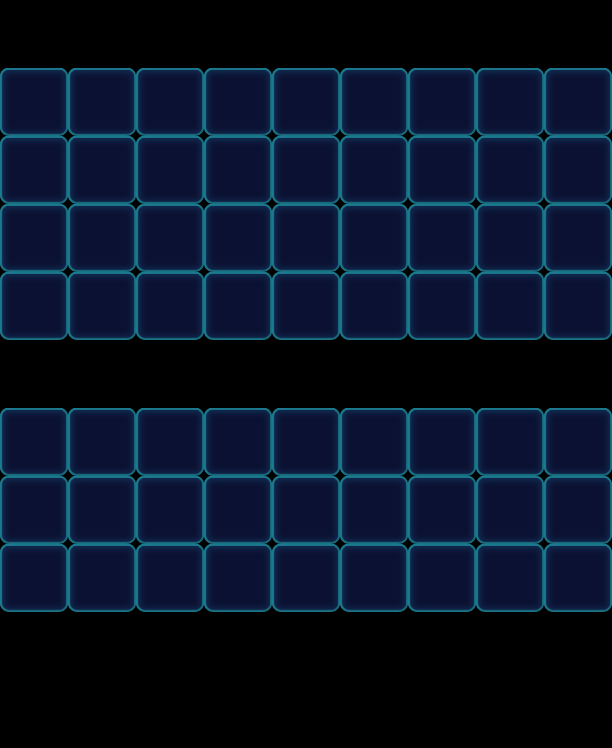

A 2D game scene composited from a Tiled map and its tileset images. What follows is a short description and the map's XML, with each tile layer's data collapsed to a summary:
An orthogonal 9x11 tile map with 68x68 px tiles, 1 tile layer (Valid), 2 tilesets and 36 objects (18x Factory_Normal, 9x Monster, 9x Stone).

<map version="1.0" orientation="orthogonal" width="9" height="11" tilewidth="68" tileheight="68">
 <tileset firstgid="1" name="game_grid1" tilewidth="68" tileheight="68">
  <image source="game_grid1.png" width="68" height="68" />
 </tileset>
 <tileset firstgid="2" name="map" tilewidth="68" tileheight="68">
  <image source="map.png" width="1024" height="1024" />
 </tileset>
 <layer name="Valid" width="9" height="11">
  <data>[99 cells, 63 non-empty, 1 distinct tile ids]</data>
 </layer>
 <objectgroup name="BottomObj" width="9" height="11" />
 <objectgroup name="MiddleObj" width="9" height="11">
  <object type="Monster" gid="18" x="0" y="612">
   <properties>
    <property name="Bubble" value="1" />
    <property name="Color" value="Pink" />
   </properties>
  </object>
  <object type="Monster" gid="18" x="340" y="612">
   <properties>
    <property name="Bubble" value="1" />
    <property name="Color" value="Pink" />
   </properties>
  </object>
  <object type="Monster" gid="19" x="408" y="612">
   <properties>
    <property name="Bubble" value="1" />
    <property name="Color" value="Yellow" />
   </properties>
  </object>
  <object type="Monster" gid="3" x="204" y="612">
   <properties>
    <property name="Bubble" value="1" />
    <property name="Color" value="Green" />
   </properties>
  </object>
  <object type="Monster" gid="17" x="272" y="612">
   <properties>
    <property name="Bubble" value="1" />
    <property name="Color" value="Purple" />
   </properties>
  </object>
  <object type="Monster" gid="19" x="136" y="612">
   <properties>
    <property name="Bubble" value="1" />
    <property name="Color" value="Yellow" />
   </properties>
  </object>
  <object type="Monster" gid="2" x="476" y="612">
   <properties>
    <property name="Bubble" value="1" />
    <property name="Color" value="Blue" />
   </properties>
  </object>
  <object type="Monster" gid="2" x="68" y="612">
   <properties>
    <property name="Bubble" value="1" />
    <property name="Color" value="Blue" />
   </properties>
  </object>
  <object type="Monster" gid="3" x="544" y="612">
   <properties>
    <property name="Bubble" value="1" />
    <property name="Color" value="Green" />
   </properties>
  </object>
 </objectgroup>
 <objectgroup color="#000000" name="TopObj" width="9" height="11">
  <object name="10" type="Factory_Normal" x="0" y="0" width="68" height="68">
   <properties>
    <property name="FactoryColorsConfig" value="Blue,Green,Yellow,Pink,Purple" />
   </properties>
  </object>
  <object name="10" type="Factory_Normal" x="68" y="0" width="68" height="68">
   <properties>
    <property name="FactoryColorsConfig" value="Blue,Green,Yellow,Pink,Purple" />
   </properties>
  </object>
  <object name="10" type="Factory_Normal" x="136" y="0" width="68" height="68">
   <properties>
    <property name="FactoryColorsConfig" value="Blue,Green,Yellow,Pink,Purple" />
   </properties>
  </object>
  <object name="10" type="Factory_Normal" x="204" y="0" width="68" height="68">
   <properties>
    <property name="FactoryColorsConfig" value="Blue,Green,Yellow,Pink,Purple" />
   </properties>
  </object>
  <object name="10" type="Factory_Normal" x="272" y="0" width="68" height="68">
   <properties>
    <property name="FactoryColorsConfig" value="Blue,Green,Yellow,Pink,Purple" />
   </properties>
  </object>
  <object name="10" type="Factory_Normal" x="340" y="0" width="68" height="68">
   <properties>
    <property name="FactoryColorsConfig" value="Blue,Green,Yellow,Pink,Purple" />
   </properties>
  </object>
  <object name="10" type="Factory_Normal" x="408" y="0" width="68" height="68">
   <properties>
    <property name="FactoryColorsConfig" value="Blue,Green,Yellow,Pink,Purple" />
   </properties>
  </object>
  <object name="10" type="Factory_Normal" x="476" y="0" width="68" height="68">
   <properties>
    <property name="FactoryColorsConfig" value="Blue,Green,Yellow,Pink,Purple" />
   </properties>
  </object>
  <object name="10" type="Factory_Normal" x="544" y="0" width="68" height="68">
   <properties>
    <property name="FactoryColorsConfig" value="Blue,Green,Yellow,Pink,Purple" />
   </properties>
  </object>
  <object name="Stone" type="Stone" gid="34" x="0" y="544">
   <properties>
    <property name="Layers" value="1" />
   </properties>
  </object>
  <object name="Stone" type="Stone" gid="34" x="68" y="544">
   <properties>
    <property name="Layers" value="1" />
   </properties>
  </object>
  <object name="Stone" type="Stone" gid="34" x="476" y="544">
   <properties>
    <property name="Layers" value="1" />
   </properties>
  </object>
  <object name="Stone" type="Stone" gid="34" x="544" y="544">
   <properties>
    <property name="Layers" value="1" />
   </properties>
  </object>
  <object name="Stone" type="Stone" gid="34" x="340" y="544">
   <properties>
    <property name="Layers" value="1" />
   </properties>
  </object>
  <object name="Stone" type="Stone" gid="34" x="272" y="544">
   <properties>
    <property name="Layers" value="1" />
   </properties>
  </object>
  <object name="Stone" type="Stone" gid="34" x="408" y="544">
   <properties>
    <property name="Layers" value="1" />
   </properties>
  </object>
  <object name="Stone" type="Stone" gid="34" x="204" y="544">
   <properties>
    <property name="Layers" value="1" />
   </properties>
  </object>
  <object name="Stone" type="Stone" gid="34" x="136" y="544">
   <properties>
    <property name="Layers" value="1" />
   </properties>
  </object>
  <object name="10" type="Factory_Normal" x="136" y="340" width="68" height="68">
   <properties>
    <property name="FactoryColorsConfig" value="Blue,Green,Yellow,Pink,Purple" />
   </properties>
  </object>
  <object name="10" type="Factory_Normal" x="0" y="340" width="68" height="68">
   <properties>
    <property name="FactoryColorsConfig" value="Blue,Green,Yellow,Pink,Purple" />
   </properties>
  </object>
  <object name="10" type="Factory_Normal" x="544" y="340" width="68" height="68">
   <properties>
    <property name="FactoryColorsConfig" value="Blue,Green,Yellow,Pink,Purple" />
   </properties>
  </object>
  <object name="10" type="Factory_Normal" x="272" y="340" width="68" height="68">
   <properties>
    <property name="FactoryColorsConfig" value="Blue,Green,Yellow,Pink,Purple" />
   </properties>
  </object>
  <object name="10" type="Factory_Normal" x="476" y="340" width="68" height="68">
   <properties>
    <property name="FactoryColorsConfig" value="Blue,Green,Yellow,Pink,Purple" />
   </properties>
  </object>
  <object name="10" type="Factory_Normal" x="340" y="340" width="68" height="68">
   <properties>
    <property name="FactoryColorsConfig" value="Blue,Green,Yellow,Pink,Purple" />
   </properties>
  </object>
  <object name="10" type="Factory_Normal" x="68" y="340" width="68" height="68">
   <properties>
    <property name="FactoryColorsConfig" value="Blue,Green,Yellow,Pink,Purple" />
   </properties>
  </object>
  <object name="10" type="Factory_Normal" x="408" y="340" width="68" height="68">
   <properties>
    <property name="FactoryColorsConfig" value="Blue,Green,Yellow,Pink,Purple" />
   </properties>
  </object>
  <object name="10" type="Factory_Normal" x="204" y="340" width="68" height="68">
   <properties>
    <property name="FactoryColorsConfig" value="Blue,Green,Yellow,Pink,Purple" />
   </properties>
  </object>
 </objectgroup>
</map>
